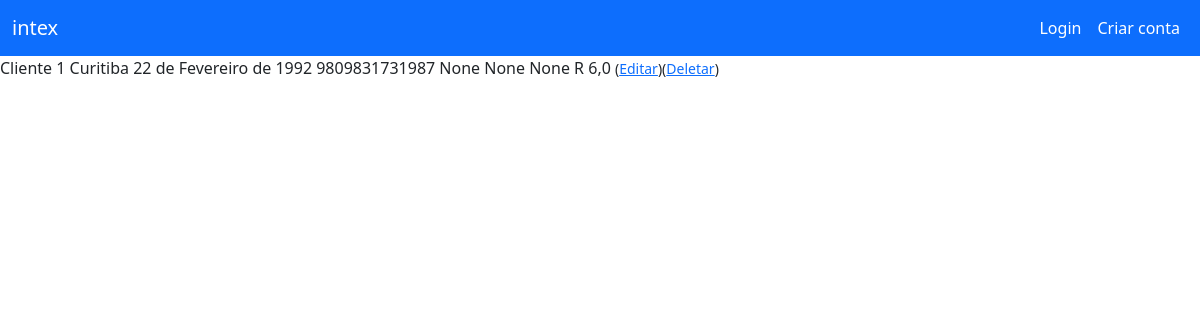
The app's page /cliente/1 with its own data.
### gestaocarteira/models.py (models this page shows, shortened)
class Cliente(models.Model):
    CICLO_VIDA = [
        ("O", "Onboarding"),
        ("R", "Risco"),
        ("E", "Expansão"),
        ("P", "Promoção")
    ]
    nome = models.CharField(max_length=150)
    cidade = models.CharField(max_length=250)
    data_nascimento = models.DateField(null=True, blank=True)
    cpf_cnpj = models.CharField(max_length=20)
    identificador = models.CharField(max_length=150, blank=True, null=True)
    porte = models.CharField(max_length=30, blank=True, null=True)
    carteira = models.ForeignKey(Carteira, on_delete=models.SET_NULL, blank=True, null=True)
    ciclo_de_vida = models.CharField(max_length=1, choices=CICLO_VIDA)
    nota_NPS = models.FloatField(max_length=4)

### gestaocarteira/views.py (the view)
# urls.py: path('cliente/<int:pk>', DetalhesCliente.as_view(), name='detalhes_cliente'),
class DetalhesCliente(DetailView):
    model = Cliente
    template_name = 'clientes/detalhescliente.html'

### templates/clientes/detalhescliente.html (shortened to what this page needs)
{% extends 'base.html' %}
{% block main %}
    {{ cliente.nome }}
    {{ cliente.cidade }}
    {{ cliente.data_nascimento }}
    {{ cliente.cpf_cnpj }}
    {{ cliente.identificador }}
    {{ cliente.porte }}
    {{ cliente.carteira }}
    {{ cliente.ciclo_de_vida }}
    {{ cliente.nota_NPS }}
    <small>(<a href="{% url 'editar_cliente' cliente.pk %}">Editar</a>)</small><small>(<a href="{% url 'deletar_cliente' cliente.pk %}">Deletar</a>)</small>
{% endblock %}

### records on screen
Cliente: nome "Cliente 1", cidade "Curitiba", data_nascimento "22 de Fevereiro de 1992", cpf_cnpj "9809831731987", identificador "None", porte "None", carteira "None", ciclo_de_vida "R", nota_NPS "6,0"
